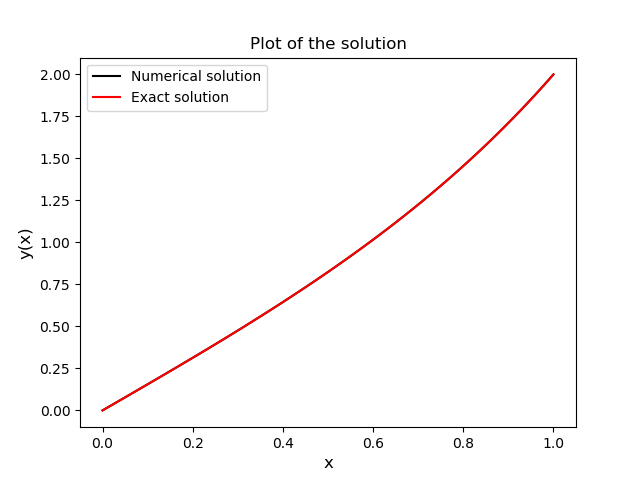

Generate this figure with Python:
#coded by rakeeb

import numpy as np 
import matplotlib.pyplot as plt 
from scipy.integrate import solve_bvp

# given boundary conditions:
x_min = 0 
x_max = 1
y_in = 0
y_fi = 2

def f(x,y):
    return np.array([y[1], 4*(y[0]-x)])

def bc(ya, yb):
    return np.array([ya[0] - y_in , yb[0] - y_fi ])

x = np.linspace(x_min , x_max , 10)
y = np.zeros((2 , x.size)) + 1

soln = solve_bvp(f, bc, x, y)

x_sol = np.linspace(x_min , x_max , 100)
y_sol = soln.sol(x_sol)[0]   # solution by solve_bvp function

def y_exact(x):  # exact solution as given
	e = np.e
	ex2 = np.exp(2*x) 
	return( e**2 * (ex2 - (1/ex2) )/(e**4 - 1) + x )

y_exact_val = np.zeros(x_sol.size) 
for i in range(x_sol.size):   # exact values at the specified points
	y_exact_val[i] = y_exact(x_sol[i])

abs_err = abs( y_exact_val - y_sol) #absolute error
rel_err = np.zeros(abs_err.size)

print('Percentage relatve Errors:\n')
for i in range(abs_err.size):  # relative errors in each points
	if y_exact_val[i] != 0 :
		rel_err[i] = abs_err[i]/y_exact_val[i]
	print(rel_err[i] * 100)	


plt.plot(x_sol, y_sol, 'black', label = "Numerical solution")
plt.plot(x_sol,y_exact_val,'red', label='Exact solution')
plt.title('Plot of the solution')
plt.xlabel("x", fontsize=12)
plt.ylabel("y(x)", fontsize=12)
plt.legend()
plt.show()
